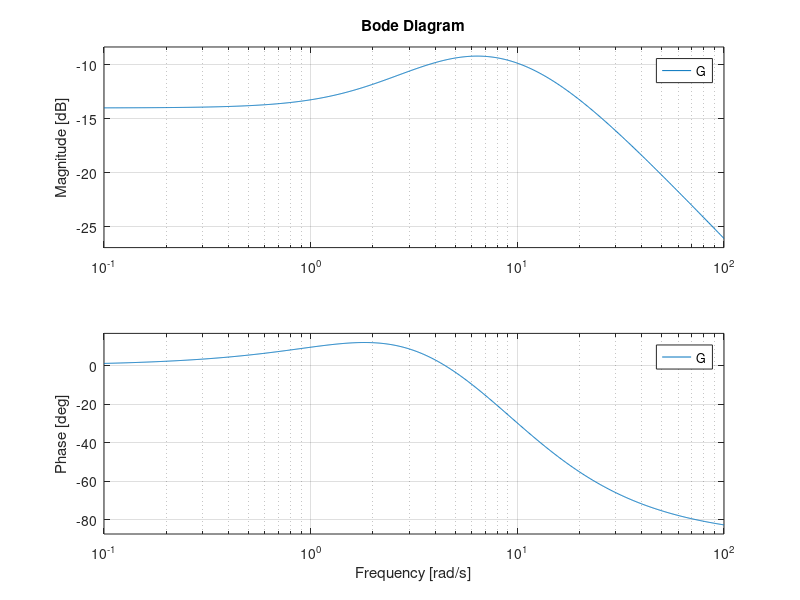
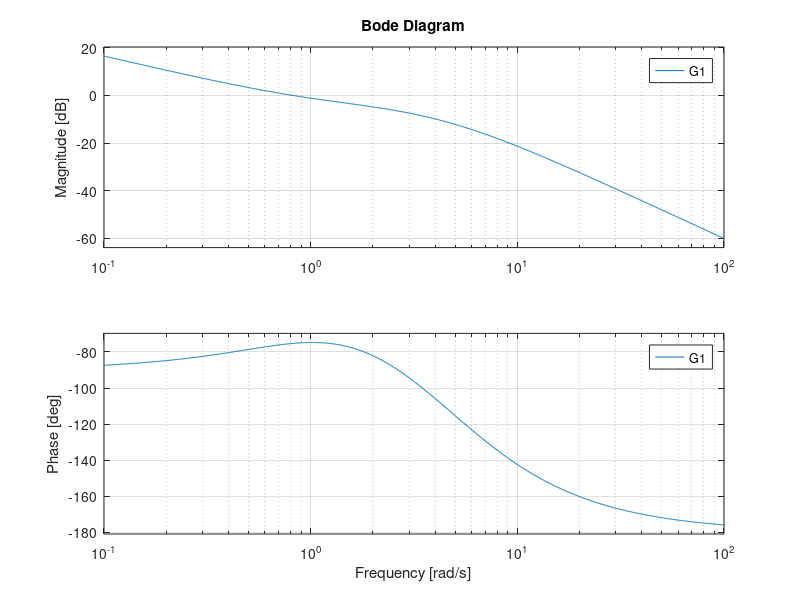

Source code (MATLAB) for these figures, in order:
%% Experiment No: 12

% Name: Smit Shah
% PRN: 17070123090
% Batch: EB-2

clc
clear all
close all

%% Q1. Find the bode plot for the transfer function GH(s)= 5(s+2)/(s+5)(s+10)

figure("Name","Smit_Bode Plot")
f1=[5];
f2=[1 2];
f3=[1 5];
f4=[1 10];
A=conv(f1,f2);
B=conv(f3,f4);
G=tf(A,B)
bode(G)

%% Q2. Find the bode plot for the transfer function GH(s)= 10(s+1)/s(s+3)(s+5)

figure("Name","Smit_Bode Plot_1")
f1=[10];
f2=[1 1];
f3=[1 0];
f4=[1 3];
f5=[1 5];
A=conv(f1,f2);
B=conv(f3,f4);
C=conv(B,f5);
G1=tf(A,C)
bode(G1)

%% Conclusion
